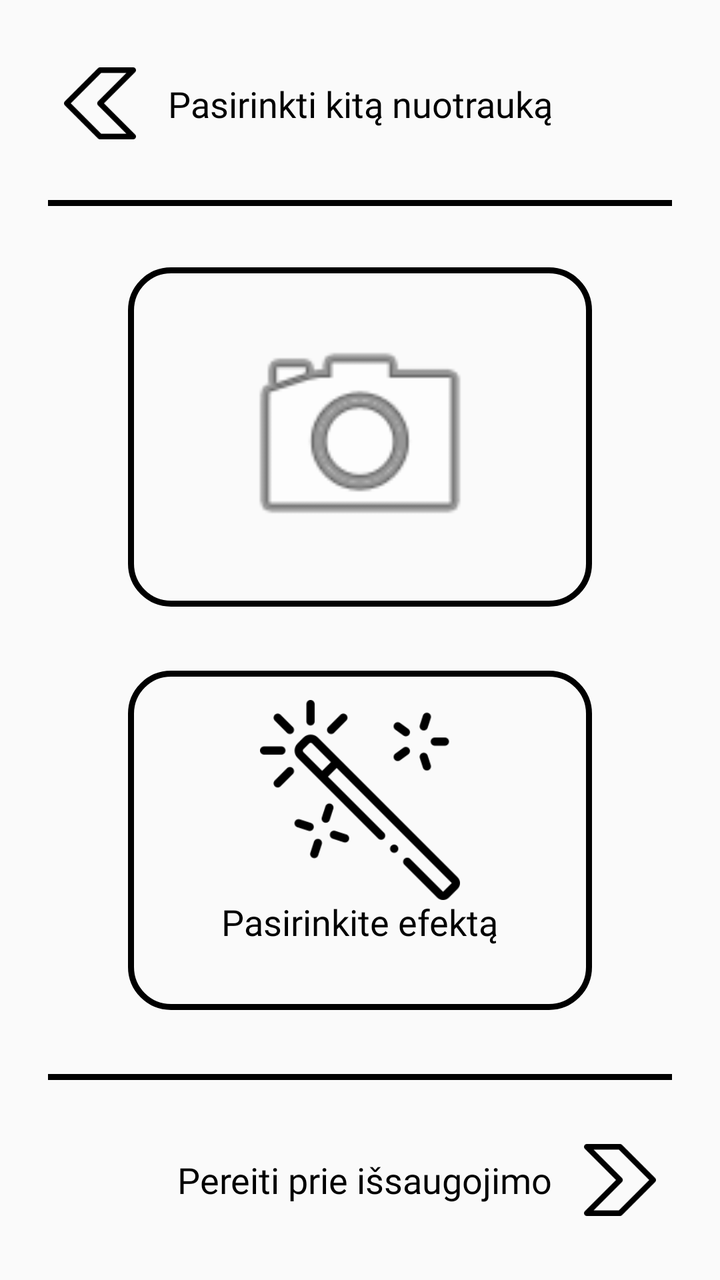
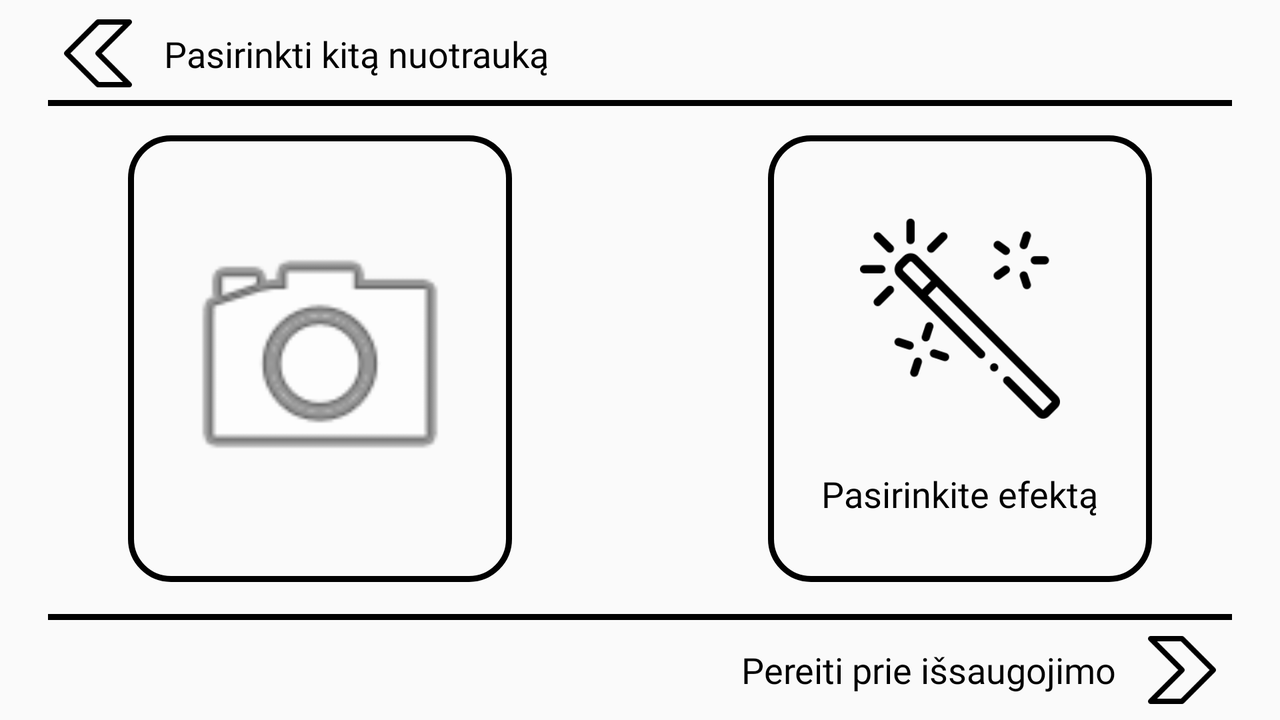

The same Android screen from two of the app's own layout files: first res/layout/ as a phone draws it, then the repository's variant for another configuration, drawn on a device whose configuration selects that folder. Both files follow.
<!-- AndroidManifest.xml: application theme AppTheme -->
<!-- res/layout/activity_main.xml -->
<?xml version="1.0" encoding="utf-8"?>
<androidx.constraintlayout.widget.ConstraintLayout xmlns:android="http://schemas.android.com/apk/res/android"
    xmlns:app="http://schemas.android.com/apk/res-auto"
    xmlns:tools="http://schemas.android.com/tools"
    android:layout_width="match_parent"
    android:layout_height="match_parent"
    tools:context=".activities.MagicActivity">

    <androidx.constraintlayout.widget.ConstraintLayout
        android:id="@+id/constraintLayout"
        android:layout_width="0dp"
        android:layout_height="100dp"
        app:layout_constraintBottom_toBottomOf="parent"
        app:layout_constraintEnd_toEndOf="parent"
        app:layout_constraintStart_toStartOf="parent">

        <ImageButton
            android:id="@+id/next"
            android:layout_width="wrap_content"
            android:layout_height="0dp"
            android:layout_marginTop="32dp"
            android:layout_marginEnd="32dp"
            android:layout_marginBottom="32dp"
            android:adjustViewBounds="true"
            android:background="@color/transparent"
            android:scaleType="fitCenter"
            app:layout_constraintBottom_toBottomOf="parent"
            app:layout_constraintEnd_toEndOf="parent"
            app:layout_constraintTop_toTopOf="parent"
            app:srcCompat="@drawable/next" />

        <TextView
            android:id="@+id/textView"
            android:layout_width="0dp"
            android:layout_height="0dp"
            android:layout_marginStart="32dp"
            android:layout_marginTop="32dp"
            android:layout_marginEnd="16dp"
            android:layout_marginBottom="32dp"
            android:gravity="right|center_vertical"
            android:text="Pereiti prie išsaugojimo"
            app:layout_constraintBottom_toBottomOf="parent"
            app:layout_constraintEnd_toStartOf="@+id/next"
            app:layout_constraintHorizontal_bias="0.0"
            app:layout_constraintStart_toStartOf="parent"
            app:layout_constraintTop_toTopOf="parent"
            app:layout_constraintVertical_bias="0.0" />

    </androidx.constraintlayout.widget.ConstraintLayout>

    <androidx.constraintlayout.widget.ConstraintLayout
        android:id="@+id/pickContent"
        android:layout_width="0dp"
        android:layout_height="0dp"
        app:layout_constraintBottom_toTopOf="@id/divider3"
        app:layout_constraintEnd_toEndOf="parent"
        app:layout_constraintStart_toStartOf="parent"
        app:layout_constraintTop_toBottomOf="@+id/constraintLayout2"
        tools:srcCompat="@tools:sample/backgrounds/scenic">

        <LinearLayout
            android:layout_width="match_parent"
            android:layout_height="match_parent"
            android:orientation="vertical"
            android:weightSum="1"
            app:layout_constraintBottom_toBottomOf="parent"
            app:layout_constraintEnd_toEndOf="parent"
            app:layout_constraintStart_toStartOf="parent"
            app:layout_constraintTop_toTopOf="parent">

            <androidx.constraintlayout.widget.ConstraintLayout
                android:layout_width="match_parent"
                android:layout_height="match_parent"
                android:layout_weight="0.5">

                <androidx.constraintlayout.widget.ConstraintLayout
                    android:id="@+id/picture_frame"
                    android:layout_width="match_parent"
                    android:layout_height="match_parent"
                    android:layout_marginStart="64dp"
                    android:layout_marginTop="32dp"
                    android:layout_marginEnd="64dp"
                    android:layout_marginBottom="16dp"
                    android:background="@drawable/solid_border"
                    android:elevation="5dp"
                    app:layout_constraintBottom_toBottomOf="parent"
                    app:layout_constraintEnd_toEndOf="parent"
                    app:layout_constraintStart_toStartOf="parent"
                    app:layout_constraintTop_toTopOf="parent">

                    <ImageView
                        android:id="@+id/picture"
                        android:layout_width="0dp"
                        android:layout_height="0dp"
                        android:layout_marginStart="16dp"
                        android:layout_marginTop="16dp"
                        android:layout_marginEnd="16dp"
                        android:layout_marginBottom="16dp"
                        android:padding="4dp"
                        android:src="@android:drawable/ic_menu_camera"
                        app:layout_constraintBottom_toBottomOf="parent"
                        app:layout_constraintEnd_toEndOf="parent"
                        app:layout_constraintStart_toStartOf="parent"
                        app:layout_constraintTop_toTopOf="parent" />
                </androidx.constraintlayout.widget.ConstraintLayout>
            </androidx.constraintlayout.widget.ConstraintLayout>

            <androidx.constraintlayout.widget.ConstraintLayout
                android:layout_width="match_parent"
                android:layout_height="match_parent"
                android:layout_weight="0.5">

                <androidx.constraintlayout.widget.ConstraintLayout
                    android:id="@+id/effect"
                    android:layout_width="match_parent"
                    android:layout_height="match_parent"
                    android:layout_marginStart="64dp"
                    android:layout_marginTop="16dp"
                    android:layout_marginEnd="64dp"
                    android:layout_marginBottom="32dp"
                    android:background="@drawable/solid_border"
                    android:elevation="5dp"
                    app:layout_constraintBottom_toBottomOf="parent"
                    app:layout_constraintEnd_toEndOf="parent"
                    app:layout_constraintStart_toStartOf="parent"
                    app:layout_constraintTop_toTopOf="parent">

                    <ImageView
                        android:id="@+id/imageView4"
                        android:layout_width="0dp"
                        android:layout_height="100dp"
                        android:layout_marginStart="16dp"
                        android:layout_marginTop="16dp"
                        android:layout_marginEnd="16dp"
                        app:layout_constraintBottom_toTopOf="@+id/textView3"
                        app:layout_constraintEnd_toEndOf="parent"
                        app:layout_constraintStart_toStartOf="parent"
                        app:layout_constraintTop_toTopOf="parent"
                        app:srcCompat="@drawable/magic" />

                    <TextView
                        android:id="@+id/textView3"
                        android:layout_width="wrap_content"
                        android:layout_height="wrap_content"
                        android:layout_marginStart="16dp"
                        android:layout_marginEnd="16dp"
                        android:layout_marginBottom="32dp"
                        android:text="Pasirinkite efektą"
                        app:layout_constraintBottom_toBottomOf="parent"
                        app:layout_constraintEnd_toEndOf="parent"
                        app:layout_constraintStart_toStartOf="parent" />
                </androidx.constraintlayout.widget.ConstraintLayout>
            </androidx.constraintlayout.widget.ConstraintLayout>
        </LinearLayout>
    </androidx.constraintlayout.widget.ConstraintLayout>

    <androidx.constraintlayout.widget.ConstraintLayout
        android:id="@+id/constraintLayout2"
        android:layout_width="0dp"
        android:layout_height="100dp"
        app:layout_constraintBottom_toBottomOf="@id/divider4"
        app:layout_constraintEnd_toEndOf="parent"
        app:layout_constraintStart_toStartOf="parent"
        app:layout_constraintTop_toTopOf="parent">

        <ImageButton
            android:id="@+id/back"
            android:layout_width="wrap_content"
            android:layout_height="0dp"
            android:layout_marginStart="32dp"
            android:layout_marginTop="32dp"
            android:layout_marginBottom="32dp"
            android:adjustViewBounds="true"
            android:background="@color/transparent"
            android:scaleType="fitCenter"
            app:layout_constraintBottom_toBottomOf="parent"
            app:layout_constraintStart_toStartOf="parent"
            app:layout_constraintTop_toTopOf="parent"
            app:srcCompat="@drawable/back" />

        <TextView
            android:id="@+id/textView5"
            android:layout_width="0dp"
            android:layout_height="wrap_content"
            android:layout_marginStart="16dp"
            android:layout_marginTop="32dp"
            android:layout_marginEnd="32dp"
            android:layout_marginBottom="32dp"
            android:fontFamily="@font/roboto_medium"
            android:gravity="center_vertical"
            android:text="Pasirinkti kitą nuotrauką"
            app:layout_constraintBottom_toBottomOf="parent"
            app:layout_constraintEnd_toEndOf="parent"
            app:layout_constraintStart_toEndOf="@+id/back"
            app:layout_constraintTop_toTopOf="parent" />

    </androidx.constraintlayout.widget.ConstraintLayout>

    <View
        android:id="@+id/divider3"
        android:layout_width="match_parent"
        android:layout_height="3dp"
        android:layout_marginStart="24dp"
        android:layout_marginEnd="24dp"
        android:background="@color/black"
        app:layout_constraintBottom_toTopOf="@+id/constraintLayout"
        app:layout_constraintEnd_toEndOf="parent"
        app:layout_constraintStart_toStartOf="parent" />

    <View
        android:id="@+id/divider4"
        android:layout_width="match_parent"
        android:layout_height="3dp"
        android:layout_marginStart="24dp"
        android:layout_marginEnd="24dp"
        android:background="@color/black"
        app:layout_constraintBottom_toTopOf="@id/pickContent"
        app:layout_constraintEnd_toEndOf="parent"
        app:layout_constraintStart_toStartOf="parent"
        app:layout_constraintTop_toBottomOf="@+id/constraintLayout2" />

    

</androidx.constraintlayout.widget.ConstraintLayout>
<!-- resources referenced by this layout -->
<resources>
  <color name="black">#000</color>
  <color name="transparent">#00ffffff</color>
  <!-- drawable back: png bitmap (drawable-nodpi, 971 bytes) -->
  <!-- drawable magic: png bitmap (drawable-hdpi, 4255 bytes) -->
  <!-- drawable next: png bitmap (drawable-nodpi, 1029 bytes) -->
  <!-- drawable solid_border (drawable) -->
  <?xml version="1.0" encoding="UTF-8"?>
  <shape xmlns:android="http://schemas.android.com/apk/res/android">
      <stroke android:width="3dp" android:color="@color/black" />
      <corners android:radius="20dp"/>
      <padding android:left="0dp" android:top="0dp" android:right="0dp" android:bottom="0dp" />
  </shape>
  <style name="AppTheme" parent="Theme.AppCompat.Light.NoActionBar">
          
          <item name="colorPrimary">@color/colorPrimary</item>
          <item name="colorPrimaryDark">@color/colorPrimaryDark</item>
          <item name="colorAccent">@color/colorAccent</item>
          <item name="android:textSize">@dimen/text_size</item>
          <item name="android:textColor">@color/black</item>
          <item name="android:fontFamily">@font/roboto_medium</item>
      </style>
  <color name="colorPrimary">#fff</color>
  <color name="colorPrimaryDark">#000</color>
  <color name="colorAccent">#f0f0f0</color>
  <dimen name="text_size">18sp</dimen>
</resources>
<!-- res/layout-land/activity_main.xml (the repository's variant of the layout above) -->
<!-- drawn on the phone turned sideways -->
<?xml version="1.0" encoding="utf-8"?>
<androidx.constraintlayout.widget.ConstraintLayout xmlns:android="http://schemas.android.com/apk/res/android"
    xmlns:app="http://schemas.android.com/apk/res-auto"
    xmlns:tools="http://schemas.android.com/tools"
    android:layout_width="match_parent"
    android:layout_height="match_parent"
    tools:context=".activities.MagicActivity">

    <androidx.constraintlayout.widget.ConstraintLayout
        android:id="@+id/constraintLayout"
        android:layout_width="0dp"
        android:layout_height="50dp"
        app:layout_constraintBottom_toBottomOf="parent"
        app:layout_constraintEnd_toEndOf="parent"
        app:layout_constraintStart_toStartOf="parent">

        <ImageButton
            android:id="@+id/next"
            android:layout_width="wrap_content"
            android:layout_height="0dp"
            android:layout_marginTop="8dp"
            android:layout_marginEnd="32dp"
            android:layout_marginBottom="8dp"
            android:adjustViewBounds="true"
            android:background="@color/transparent"
            android:scaleType="fitCenter"
            app:layout_constraintBottom_toBottomOf="parent"
            app:layout_constraintEnd_toEndOf="parent"
            app:layout_constraintTop_toTopOf="parent"
            app:srcCompat="@drawable/next" />

        <TextView
            android:id="@+id/textView"
            android:layout_width="0dp"
            android:layout_height="0dp"
            android:layout_marginStart="32dp"
            android:layout_marginTop="8dp"
            android:layout_marginEnd="16dp"
            android:layout_marginBottom="8dp"
            android:gravity="right|center_vertical"
            android:text="@string/continue_to_saving"
            app:layout_constraintBottom_toBottomOf="parent"
            app:layout_constraintEnd_toStartOf="@+id/next"
            app:layout_constraintHorizontal_bias="0.0"
            app:layout_constraintStart_toStartOf="parent"
            app:layout_constraintTop_toTopOf="parent"
            app:layout_constraintVertical_bias="0.0" />

    </androidx.constraintlayout.widget.ConstraintLayout>

    <androidx.constraintlayout.widget.ConstraintLayout
        android:id="@+id/pickContent"
        android:layout_width="0dp"
        android:layout_height="0dp"
        app:layout_constraintBottom_toTopOf="@id/divider3"
        app:layout_constraintEnd_toEndOf="parent"
        app:layout_constraintStart_toStartOf="parent"
        app:layout_constraintTop_toBottomOf="@+id/constraintLayout2"
        tools:srcCompat="@tools:sample/backgrounds/scenic">

        <LinearLayout
            android:layout_width="match_parent"
            android:layout_height="match_parent"
            android:orientation="horizontal"
            android:weightSum="1"
            app:layout_constraintBottom_toBottomOf="parent"
            app:layout_constraintEnd_toEndOf="parent"
            app:layout_constraintStart_toStartOf="parent"
            app:layout_constraintTop_toTopOf="parent">

            <androidx.constraintlayout.widget.ConstraintLayout
                android:layout_width="match_parent"
                android:layout_height="match_parent"
                android:layout_weight="0.5">

                <androidx.constraintlayout.widget.ConstraintLayout
                    android:id="@+id/picture_frame"
                    android:layout_width="match_parent"
                    android:layout_height="match_parent"
                    android:layout_marginStart="64dp"
                    android:layout_marginTop="16dp"
                    android:layout_marginEnd="64dp"
                    android:layout_marginBottom="16dp"
                    android:background="@drawable/solid_border"
                    android:elevation="5dp"
                    app:layout_constraintBottom_toBottomOf="parent"
                    app:layout_constraintEnd_toEndOf="parent"
                    app:layout_constraintStart_toStartOf="parent"
                    app:layout_constraintTop_toTopOf="parent">

                    <ImageView
                        android:id="@+id/picture"
                        android:layout_width="0dp"
                        android:layout_height="0dp"
                        android:layout_marginStart="16dp"
                        android:layout_marginTop="16dp"
                        android:layout_marginEnd="16dp"
                        android:layout_marginBottom="16dp"
                        android:padding="4dp"
                        android:src="@android:drawable/ic_menu_camera"
                        app:layout_constraintBottom_toBottomOf="parent"
                        app:layout_constraintEnd_toEndOf="parent"
                        app:layout_constraintStart_toStartOf="parent"
                        app:layout_constraintTop_toTopOf="parent" />
                </androidx.constraintlayout.widget.ConstraintLayout>
            </androidx.constraintlayout.widget.ConstraintLayout>

            <androidx.constraintlayout.widget.ConstraintLayout
                android:layout_width="match_parent"
                android:layout_height="match_parent"
                android:layout_weight="0.5">

                <androidx.constraintlayout.widget.ConstraintLayout
                    android:id="@+id/effect"
                    android:layout_width="match_parent"
                    android:layout_height="match_parent"
                    android:layout_marginStart="64dp"
                    android:layout_marginTop="16dp"
                    android:layout_marginEnd="64dp"
                    android:layout_marginBottom="16dp"
                    android:background="@drawable/solid_border"
                    android:elevation="5dp"
                    app:layout_constraintBottom_toBottomOf="parent"
                    app:layout_constraintEnd_toEndOf="parent"
                    app:layout_constraintStart_toStartOf="parent"
                    app:layout_constraintTop_toTopOf="parent">

                    <ImageView
                        android:id="@+id/imageView4"
                        android:layout_width="0dp"
                        android:layout_height="100dp"
                        android:layout_marginStart="16dp"
                        android:layout_marginTop="16dp"
                        android:layout_marginEnd="16dp"
                        app:layout_constraintBottom_toTopOf="@+id/textView3"
                        app:layout_constraintEnd_toEndOf="parent"
                        app:layout_constraintStart_toStartOf="parent"
                        app:layout_constraintTop_toTopOf="parent"
                        app:srcCompat="@drawable/magic" />

                    <TextView
                        android:id="@+id/textView3"
                        android:layout_width="wrap_content"
                        android:layout_height="wrap_content"
                        android:layout_marginStart="16dp"
                        android:layout_marginEnd="16dp"
                        android:layout_marginBottom="32dp"
                        android:text="@string/choose_effect"
                        app:layout_constraintBottom_toBottomOf="parent"
                        app:layout_constraintEnd_toEndOf="parent"
                        app:layout_constraintStart_toStartOf="parent" />
                </androidx.constraintlayout.widget.ConstraintLayout>
            </androidx.constraintlayout.widget.ConstraintLayout>
        </LinearLayout>
    </androidx.constraintlayout.widget.ConstraintLayout>

    <androidx.constraintlayout.widget.ConstraintLayout
        android:id="@+id/constraintLayout2"
        android:layout_width="0dp"
        android:layout_height="50dp"
        app:layout_constraintBottom_toBottomOf="@id/divider4"
        app:layout_constraintEnd_toEndOf="parent"
        app:layout_constraintStart_toStartOf="parent"
        app:layout_constraintTop_toTopOf="parent">

        <ImageButton
            android:id="@+id/back"
            android:layout_width="wrap_content"
            android:layout_height="0dp"
            android:layout_marginStart="32dp"
            android:layout_marginTop="8dp"
            android:layout_marginBottom="8dp"
            android:adjustViewBounds="true"
            android:background="@color/transparent"
            android:scaleType="fitCenter"
            app:layout_constraintBottom_toBottomOf="parent"
            app:layout_constraintStart_toStartOf="parent"
            app:layout_constraintTop_toTopOf="parent"
            app:srcCompat="@drawable/back" />

        <TextView
            android:id="@+id/textView5"
            android:layout_width="0dp"
            android:layout_height="wrap_content"
            android:layout_marginStart="16dp"
            android:layout_marginTop="8dp"
            android:layout_marginEnd="32dp"
            android:layout_marginBottom="8dp"
            android:fontFamily="@font/roboto_medium"
            android:gravity="center_vertical"
            android:text="@string/choose_another_photo"
            app:layout_constraintBottom_toBottomOf="parent"
            app:layout_constraintEnd_toEndOf="parent"
            app:layout_constraintStart_toEndOf="@+id/back"
            app:layout_constraintTop_toTopOf="parent" />

    </androidx.constraintlayout.widget.ConstraintLayout>

    <View
        android:id="@+id/divider3"
        android:layout_width="match_parent"
        android:layout_height="3dp"
        android:layout_marginStart="24dp"
        android:layout_marginEnd="24dp"
        android:background="@color/black"
        app:layout_constraintBottom_toTopOf="@+id/constraintLayout"
        app:layout_constraintEnd_toEndOf="parent"
        app:layout_constraintStart_toStartOf="parent" />

    <View
        android:id="@+id/divider4"
        android:layout_width="match_parent"
        android:layout_height="3dp"
        android:layout_marginStart="24dp"
        android:layout_marginEnd="24dp"
        android:background="@color/black"
        app:layout_constraintBottom_toTopOf="@id/pickContent"
        app:layout_constraintEnd_toEndOf="parent"
        app:layout_constraintStart_toStartOf="parent"
        app:layout_constraintTop_toBottomOf="@+id/constraintLayout2" />

</androidx.constraintlayout.widget.ConstraintLayout>
<!-- resources referenced by the variant -->
<!-- as the phone turned sideways resolves them -->
<resources>
  <color name="black">#000</color>
  <color name="transparent">#00ffffff</color>
  <!-- drawable back: png bitmap (drawable-nodpi, 971 bytes) -->
  <!-- drawable magic: png bitmap (drawable-hdpi, 4255 bytes) -->
  <!-- drawable next: png bitmap (drawable-nodpi, 1029 bytes) -->
  <!-- drawable solid_border (drawable) -->
  <?xml version="1.0" encoding="UTF-8"?>
  <shape xmlns:android="http://schemas.android.com/apk/res/android">
      <stroke android:width="3dp" android:color="@color/black" />
      <corners android:radius="20dp"/>
      <padding android:left="0dp" android:top="0dp" android:right="0dp" android:bottom="0dp" />
  </shape>
  <string name="choose_another_photo">Pasirinkti kitą nuotrauką</string>
  <string name="choose_effect">Pasirinkite efektą</string>
  <string name="continue_to_saving">Pereiti prie išsaugojimo</string>
  <style name="AppTheme" parent="Theme.AppCompat.Light.NoActionBar">
          
          <item name="colorPrimary">@color/colorPrimary</item>
          <item name="colorPrimaryDark">@color/colorPrimaryDark</item>
          <item name="colorAccent">@color/colorAccent</item>
          <item name="android:textSize">@dimen/text_size</item>
          <item name="android:textColor">@color/black</item>
          <item name="android:fontFamily">@font/roboto_medium</item>
      </style>
  <color name="colorPrimary">#fff</color>
  <color name="colorPrimaryDark">#000</color>
  <color name="colorAccent">#f0f0f0</color>
  <dimen name="text_size">18sp</dimen>
</resources>
